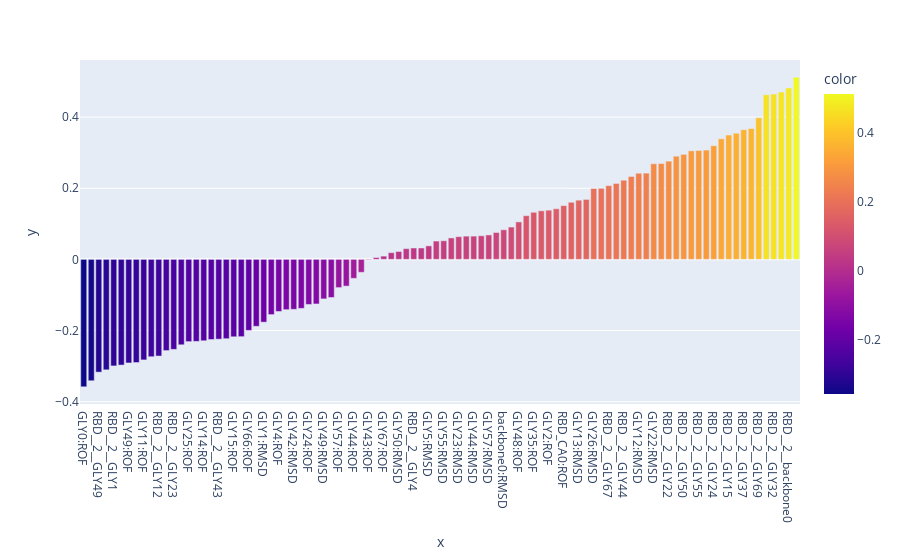

Source (notebook cell):
### Code cell
sgd_clf.fit(train_X_prepared,train_labels)
y_test_pred = sgd_clf.predict(test_X_prepared)
print(f' Test precison : {precision_score(test_labels, y_test_pred)}, Test recall {recall_score(test_labels, y_test_pred)}')
px.bar(x=train_X.columns.to_list(),y=sgd_clf.coef_[0],color=sgd_clf.coef_[0]).update_xaxes(categoryorder='total ascending')

### Figure 1 — Plotly figure (JSON) as saved in the notebook; plotly's stock layout.template omitted (floating-point values rounded to 4 significant figures)
{"data": [{"alignmentgroup": "True", "hovertemplate": "x=%{x}<br>y=%{y}<br>color=%{marker.color}<extra></extra>", "legendgroup": "", "marker": {"color": [-0.2312, -0.1377, 0.5121, 0.398, -0.29, -0.253, 0.1365, -0.001453, -0.2253, 0.2688, 0.3059, 0.233, -0.03634, -0.2243, 0.2134, 0.4626, -0.1997, 0.2225, 0.3072, 0.3494, 0.09087, 0.2072, -0.2177, -0.223, 0.08314, 0.4818, 0.1423, 0.3389, -0.2971, 0.06375, 0.07554, 0.3677, 0.06023, -0.2288, 0.009113, -0.2173, 0.29, 0.06529, 0.2693, -0.07521, 0.2952, -0.2737, -0.2718, 0.1685, -0.1405, -0.3412, 0.05149, 0.1664, 0.3194, 0.4702, 0.01886, 0.05234, -0.1268, 0.03012, -0.317, 0.1997, 0.2424, 0.1605, -0.1466, 0.1324, 0.06633, -0.07937, 0.4647, 0.1992, 0.2761, -0.1882, 0.305, 0.3546, -0.2564, 0.03794, 0.1053, -0.3105, 0.3645, -0.2996, 0.1511, -0.2306, -0.3582, 0.03193, -0.2912, -0.1415, 0.03197, -0.1553, 0.02216, 0.005047, 0.06863, -0.2826, 0.1227, -0.2401, -0.05339, -0.1072, -0.1765, -0.1254, 0.1383, 0.06538, -0.1112, 0.2421], "coloraxis": "coloraxis", "pattern": {"shape": ""}}, "name": "", "offsetgroup": "", "orientation": "v", "showlegend": false, "textposition": "auto", "type": "bar", "x": ["GLY25:ROF", "RBD__2__GLY13", "GLY22:ROF", "RBD__2__GLY69", "RBD__2__GLY48", "RBD__2__GLY23", "GLY15:RMSD", "GLY43:ROF", "RBD__2__GLY2", "GLY22:RMSD", "RBD__2__GLY55", "RBD__2__GLY57", "GLY11:RMSD", "RBD__2__GLY43", "GLY24:RMSD", "RBD__2__GLY51", "GLY66:ROF", "RBD__2__GLY44", "RBD__2__GLY35", "RBD__2__GLY15", "CH_CA0:RMSD", "RBD__2__GLY67", "GLY15:ROF", "GLY5:ROF", "backbone0:RMSD", "RBD__2__backbone0", "CH_CA0:ROF", "RBD__2__GLY25", "RBD__2__GLY42", "GLY23:RMSD", "GLY26:ROF", "RBD__2__GLY26", "GLY51:RMSD", "GLY14:ROF", "GLY67:ROF", "GLY55:ROF", "RBD__2__GLY14", "RBD__2__GLY11", "RBD__2__GLY56", "backbone0:ROF", "RBD__2__GLY50", "RBD__2__GLY0", "RBD__2__GLY12", "GLY25:RMSD", "GLY42:RMSD", "GLY32:ROF", "GLY23:ROF", "GLY13:RMSD", "RBD__2__GLY24", "RBD__2__CH_CA0", "GLY14:RMSD", "GLY55:RMSD", "GLY24:ROF", "GLY48:RMSD", "RBD__2__GLY49", "RBD__2__GLY66", "GLY13:ROF", "GLY1:ROF", "GLY4:ROF", "GLY35:ROF", "GLY56:RMSD", "GLY57:ROF", "RBD__2__GLY32", "GLY26:RMSD", "RBD__2__GLY22", "RBD__2__GLY3", "GLY69:RMSD", "RBD__2__GLY5", "GLY3:ROF", "GLY5:RMSD", "GLY48:ROF", "GLY42:ROF", "RBD__2__GLY37", "RBD__2__GLY1", "RBD_CA0:ROF", "GLY69:ROF", "GLY0:ROF", "RBD__2__GLY4", "GLY49:ROF", "GLY56:ROF", "GLY4:RMSD", "GLY51:ROF", "GLY50:RMSD", "GLY12:ROF", "GLY57:RMSD", "GLY11:ROF", "GLY35:RMSD", "GLY37:ROF", "GLY44:ROF", "GLY0:RMSD", "GLY1:RMSD", "GLY50:ROF", "GLY2:ROF", "GLY44:RMSD", "GLY49:RMSD", "GLY12:RMSD"], "xaxis": "x", "y": [-0.2312, -0.1377, 0.5121, 0.398, -0.29, -0.253, 0.1365, -0.001453, -0.2253, 0.2688, 0.3059, 0.233, -0.03634, -0.2243, 0.2134, 0.4626, -0.1997, 0.2225, 0.3072, 0.3494, 0.09087, 0.2072, -0.2177, -0.223, 0.08314, 0.4818, 0.1423, 0.3389, -0.2971, 0.06375, 0.07554, 0.3677, 0.06023, -0.2288, 0.009113, -0.2173, 0.29, 0.06529, 0.2693, -0.07521, 0.2952, -0.2737, -0.2718, 0.1685, -0.1405, -0.3412, 0.05149, 0.1664, 0.3194, 0.4702, 0.01886, 0.05234, -0.1268, 0.03012, -0.317, 0.1997, 0.2424, 0.1605, -0.1466, 0.1324, 0.06633, -0.07937, 0.4647, 0.1992, 0.2761, -0.1882, 0.305, 0.3546, -0.2564, 0.03794, 0.1053, -0.3105, 0.3645, -0.2996, 0.1511, -0.2306, -0.3582, 0.03193, -0.2912, -0.1415, 0.03197, -0.1553, 0.02216, 0.005047, 0.06863, -0.2826, 0.1227, -0.2401, -0.05339, -0.1072, -0.1765, -0.1254, 0.1383, 0.06538, -0.1112, 0.2421], "yaxis": "y"}], "layout": {"barmode": "relative", "coloraxis": {"colorbar": {"title": {"text": "color"}}, "colorscale": [[0, "#0d0887"], [0.1111, "#46039f"], [0.2222, "#7201a8"], [0.3333, "#9c179e"], [0.4444, "#bd3786"], [0.5556, "#d8576b"], [0.6667, "#ed7953"], [0.7778, "#fb9f3a"], [0.8889, "#fdca26"], [1, "#f0f921"]]}, "legend": {"tracegroupgap": 0}, "margin": {"t": 60}, "xaxis": {"anchor": "y", "categoryorder": "total ascending", "domain": [0, 1], "title": {"text": "x"}}, "yaxis": {"anchor": "x", "domain": [0, 1], "title": {"text": "y"}}}}
